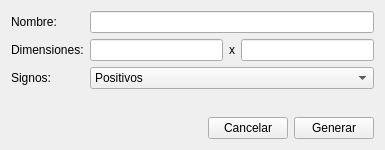
<?xml version="1.0" encoding="UTF-8"?>
<ui version="4.0">
 <class>VentanaGenerar</class>
 <widget class="QWidget" name="VentanaGenerar">
  <property name="geometry">
   <rect>
    <x>0</x>
    <y>0</y>
    <width>385</width>
    <height>150</height>
   </rect>
  </property>
  <property name="windowTitle">
   <string>Generar Matriz</string>
  </property>
  <layout class="QVBoxLayout" name="verticalLayout">
   <item>
    <layout class="QFormLayout" name="formLayout_2">
     <item row="0" column="0">
      <widget class="QLabel" name="label">
       <property name="text">
        <string>Nombre:</string>
       </property>
      </widget>
     </item>
     <item row="0" column="1">
      <widget class="QLineEdit" name="entradaNombre"/>
     </item>
     <item row="1" column="0">
      <widget class="QLabel" name="label_2">
       <property name="text">
        <string>Dimensiones:</string>
       </property>
      </widget>
     </item>
     <item row="1" column="1">
      <layout class="QHBoxLayout" name="horizontalLayout">
       <item>
        <widget class="QLineEdit" name="entradaFilas"/>
       </item>
       <item>
        <widget class="QLabel" name="label_3">
         <property name="text">
          <string>x</string>
         </property>
        </widget>
       </item>
       <item>
        <widget class="QLineEdit" name="entradaColumnas"/>
       </item>
      </layout>
     </item>
     <item row="2" column="0">
      <widget class="QLabel" name="label_4">
       <property name="text">
        <string>Signos:</string>
       </property>
      </widget>
     </item>
     <item row="2" column="1">
      <widget class="QComboBox" name="seleccionadorSignos">
       <item>
        <property name="text">
         <string>Positivos</string>
        </property>
       </item>
       <item>
        <property name="text">
         <string>Negativos</string>
        </property>
       </item>
       <item>
        <property name="text">
         <string>Ambos</string>
        </property>
       </item>
      </widget>
     </item>
    </layout>
   </item>
   <item>
    <layout class="QHBoxLayout" name="horizontalLayout_2">
     <item>
      <spacer name="horizontalSpacer">
       <property name="orientation">
        <enum>Qt::Horizontal</enum>
       </property>
       <property name="sizeHint" stdset="0">
        <size>
         <width>40</width>
         <height>20</height>
        </size>
       </property>
      </spacer>
     </item>
     <item>
      <widget class="QPushButton" name="botonCancelar">
       <property name="text">
        <string>Cancelar</string>
       </property>
      </widget>
     </item>
     <item>
      <widget class="QPushButton" name="botonGenerar">
       <property name="text">
        <string>Generar</string>
       </property>
      </widget>
     </item>
    </layout>
   </item>
  </layout>
 </widget>
 <resources/>
 <connections/>
</ui>
